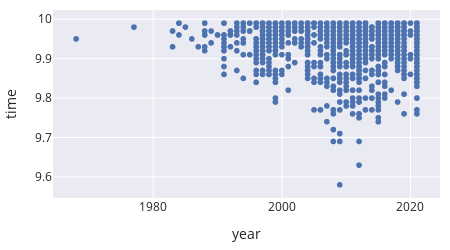

Notebook source saved alongside this figure:
### Markdown cell above
Let's look at an example of adding context.
We'll recreate a plot featured in a 538 article about the Olympic
100-meter sprint {cite}`planos2021`.
We have a dataset of race times, and we'll create a basic scatter plot
showing race time against year.

### Code cell
fig = px.scatter(run, x='year', y='time', hover_name='name',
                 width=450, height=250)
fig

### Figure 1 — Plotly figure (JSON) as saved in the notebook; plotly's stock layout.template omitted (floating-point values rounded to 4 significant figures; data arrays with more than 128 entries replaced by an {"elided": "..."} marker saying what was removed)
{"data": [{"hovertemplate": "<b>%{hovertext}</b><br><br>year=%{x}<br>time=%{y}<extra></extra>", "hovertext": {"elided": "1081 str values"}, "legendgroup": "", "marker": {"color": "rgb(76,114,176)", "symbol": "circle"}, "mode": "markers", "name": "", "showlegend": false, "type": "scattergl", "x": {"elided": "1081 int values"}, "xaxis": "x", "y": {"elided": "1081 float values"}, "yaxis": "y"}], "layout": {"height": 250, "legend": {"tracegroupgap": 0}, "width": 450, "xaxis": {"anchor": "y", "autorange": true, "domain": [0, 1], "range": [1964.0, 2025.0], "title": {"text": "year"}, "type": "linear"}, "yaxis": {"anchor": "x", "autorange": true, "domain": [0, 1], "range": [9.547, 10.02], "title": {"text": "time"}, "type": "linear"}}}
